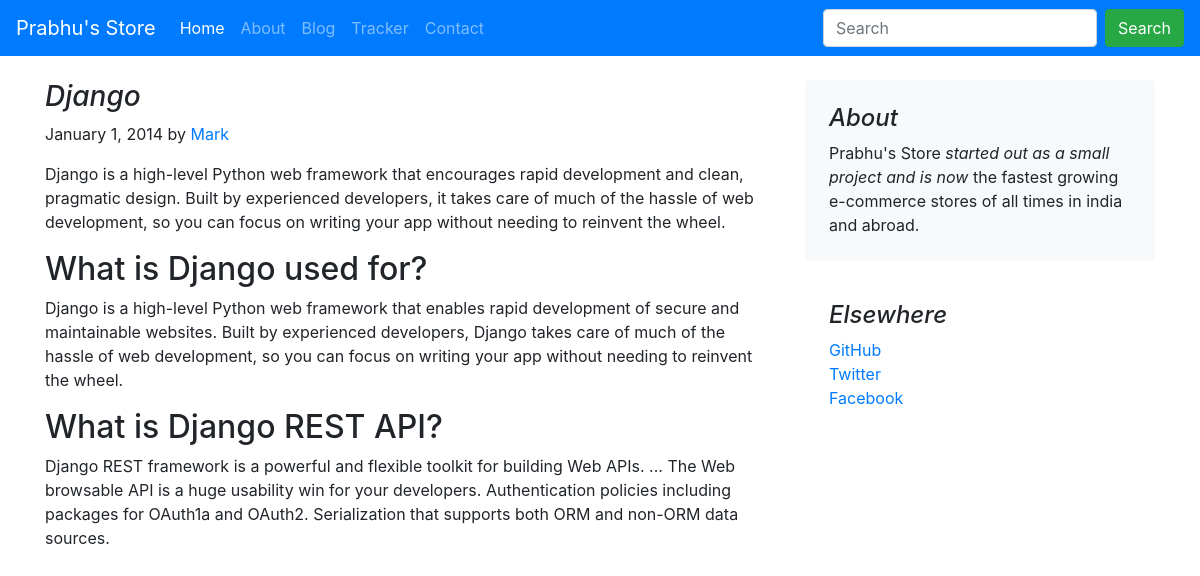
The page /blog/blogpost/1 on the database its author committed.
### blog/models.py (models this page shows, shortened)
class Blogpost(models.Model):
    post_id = models.AutoField(primary_key=True)
    title = models.CharField(max_length=50)
    head0 = models.CharField(max_length=500, default="")
    chead0 = models.CharField(max_length=10000, default="")
    head1 = models.CharField(max_length=500, default="")
    chead1 = models.CharField(max_length=10000, default="")
    head2 = models.CharField(max_length=500, default="")
    chead2 = models.CharField(max_length=10000, default="")
    pub_date = models.DateField()
    thumbnail = models.ImageField(upload_to='blog/images', default="")

### blog/views.py (the view)
# urls.py: path("blogpost/<int:id>", views.blogpost, name="blogHome")
def blogpost(request, id):
    post = Blogpost.objects.filter(post_id = id)[0]
    return render(request, "blog/blogpost.html", {'post':post})

### blog/templates/blog/blogpost.html (shortened to what this page needs)
{% extends 'blog/basic.html' %} {% block body %}
<div class="container">
  <div class="row mt-4">
    <div class="col-md-8 blog-main">
      <h3 class="font-italic">{{post.title}}</h3>
      <div class="blog-post">
        <p class="blog-post-meta">January 1, 2014 by <a href="#">Mark</a></p>
        <p>{{post.chead0}}</p>
        <h2>{{post.head1}}</h2>
        <p>{{post.chead1}}</p>
        <h2>{{post.head2}}</h2>
        <p>{{post.chead2}}</p>
      </div>
    </div>
    <aside class="col-md-4 blog-sidebar">
      <div class="p-4 mb-3 bg-light rounded">
        <h4 class="font-italic">About</h4>
        <p class="mb-0">
          Prabhu's Store <em>started out as a small project and is now</em> the
          fastest growing e-commerce stores of all times in india and abroad.
        </p>
      </div>
      <div class="p-4">
        <h4 class="font-italic">Elsewhere</h4>
        <ol class="list-unstyled">
          <li><a href="#">GitHub</a></li>
          <li><a href="#">Twitter</a></li>
          <li><a href="#">Facebook</a></li>
        </ol>
      </div>
    </aside>
  </div>
</div>
{% endblock %}

### rows shown on the page
Blogpost: title "Django", chead0 "Django is a high-level Python web framework that encourages rapid development and clean, pragmatic design. Built by experienced developers, it takes care of much of the hassle of web development, so you can focus on writing your app without needing to reinvent the wheel.", head1 "What is Django used for?", chead1 "Django is a high-level Python web framework that enables rapid development of secure and maintainable websites. Built by experienced developers, Django takes care of much of the hassle of web development, so you can focus on writing your app without needing to reinvent the wheel.", head2 "What is Django REST API?", chead2 "Django REST framework is a powerful and flexible toolkit for building Web APIs. ... The Web browsable API is a huge usability win for your developers. Authentication policies including packages for OAuth1a and OAuth2. Serialization that supports both ORM and non-ORM data sources."
